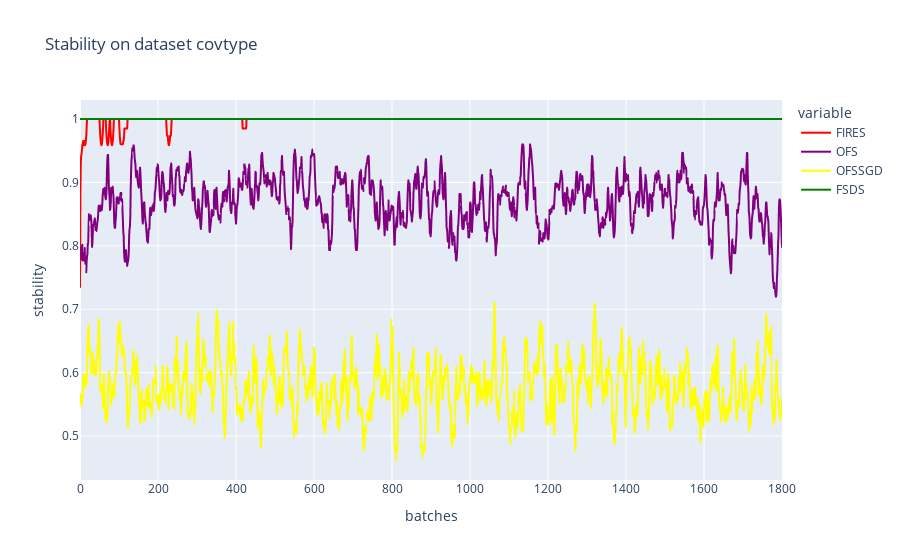

The cell this chart's notebook holds for it:
### Markdown cell above
### Plot all

### Code cell
# stability
title = "Stability on dataset {}".format(dataset_name)
col_names = ["FIRES", "OFS", "OFSSGD", "FSDS"]
d = {"FIRES":fires_cuda_stability, "OFS":ofs_stability, "OFSSGD":ofssgd_stability, "FSDS":fsds_stability} #"random":random_stability
df = pd.DataFrame(d, columns=col_names)
fig = px.line(df, y = col_names, title=title, labels={"index":"batches", "value":"stability"},color_discrete_map={'FIRES': 'red', 
                                                   'FSDS': 'green', 'OFS': 'purple', "OFSSGD":"yellow"} )
fig.show()

### Figure 1 — Plotly figure (JSON) as saved in the notebook; plotly's stock layout.template omitted (floating-point values rounded to 4 significant figures; data arrays with more than 128 entries replaced by an {"elided": "..."} marker saying what was removed)
{"data": [{"hovertemplate": "variable=FIRES<br>batches=%{x}<br>stability=%{y}<extra></extra>", "legendgroup": "FIRES", "line": {"color": "red", "dash": "solid"}, "mode": "lines", "name": "FIRES", "showlegend": true, "type": "scattergl", "x": {"elided": "1801 int values"}, "xaxis": "x", "y": {"elided": "1801 float values"}, "yaxis": "y"}, {"hovertemplate": "variable=OFS<br>batches=%{x}<br>stability=%{y}<extra></extra>", "legendgroup": "OFS", "line": {"color": "purple", "dash": "solid"}, "mode": "lines", "name": "OFS", "showlegend": true, "type": "scattergl", "x": {"elided": "1801 int values"}, "xaxis": "x", "y": {"elided": "1801 float values"}, "yaxis": "y"}, {"hovertemplate": "variable=OFSSGD<br>batches=%{x}<br>stability=%{y}<extra></extra>", "legendgroup": "OFSSGD", "line": {"color": "yellow", "dash": "solid"}, "mode": "lines", "name": "OFSSGD", "showlegend": true, "type": "scattergl", "x": {"elided": "1801 int values"}, "xaxis": "x", "y": {"elided": "1801 float values"}, "yaxis": "y"}, {"hovertemplate": "variable=FSDS<br>batches=%{x}<br>stability=%{y}<extra></extra>", "legendgroup": "FSDS", "line": {"color": "green", "dash": "solid"}, "mode": "lines", "name": "FSDS", "showlegend": true, "type": "scattergl", "x": {"elided": "1801 int values"}, "xaxis": "x", "y": {"elided": "1801 float values"}, "yaxis": "y"}], "layout": {"legend": {"title": {"text": "variable"}, "tracegroupgap": 0}, "title": {"text": "Stability on dataset covtype"}, "xaxis": {"anchor": "y", "domain": [0, 1], "title": {"text": "batches"}}, "yaxis": {"anchor": "x", "domain": [0, 1], "title": {"text": "stability"}}}}
